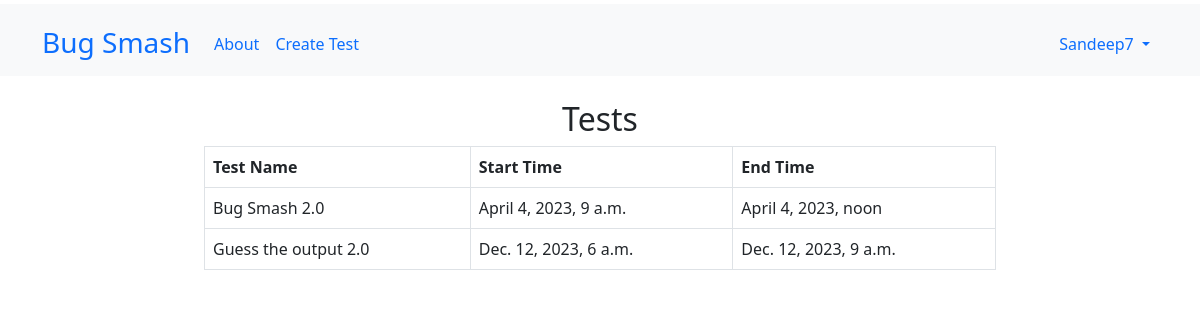
Screenshot of /tests (signed in) with the database file from the repository.
### core/models.py (models this page shows, shortened)
class AbstractUser(AbstractBaseUser, PermissionsMixin):
    username_validator = UnicodeUsernameValidator()
    username        = models.CharField(
                        _("Username"),
                        max_length=150,
                        unique=True,
                        help_text=_(
                            "Required. 150 characters or fewer. Letters, digits and @/./+/-/_ only."
                        ),
                        validators=[username_validator],
                        error_messages={
                            "unique": _("A user with that username already exists."),
                        },
                    )
    password        = models.CharField(_("password"), max_length=128)
    first_name      = models.CharField(_("first name"), max_length=150, blank=True)
    last_name       = models.CharField(_("last name"), max_length=150, blank=True)
    mobile_number   = models.CharField(
                        blank = False,
                        unique = True,
                        max_length = 10,
                        help_text = "Enter 10 digit phone number only"
                    )
    email           = models.EmailField(_("email address"), blank=True)
    college_name    = models.CharField(
                        max_length = 40
                    )
    department      = models.CharField(
                        blank = False,
                        max_length = 10,
                        help_text = "Enter in <b>Short form in Capital Letter</b>",
                    )
    year            = models.CharField(
                        max_length = 10,
                        choices = (
                            ("1st Year", "1st Year"),
                            ("2nd Year", "2nd Year"),
                            ("3rd Year", "3rd Year"),
                            ("4th Year", "4th Year"),
                        ),
                        default = "1st Year",
                    )
    transaction_ss  = models.ImageField(
                        _("Transaction Screenshort"),
                        upload_to = 'participant/transactions/screenshots'
                    )
    transaction_id  = models.CharField(
                        unique = True,
                        blank = False,
                        max_length = 30,
                    )
    date_joined     = models.DateTimeField(_("date joined"), default=timezone.now)
    is_staff        = models.BooleanField(
                        _("staff status"),
                        default=False,
                    )
    is_active       = models.BooleanField(
                        _("active"),
                        default= False,
                    )
    objects = UserManager()
    EMAIL_FIELD = "email"
    USERNAME_FIELD = "username"
    REQUIRED_FIELDS = ["email"]
    class Meta:
        verbose_name = _("user")
        verbose_name_plural = _("users")
        abstract = True

class User(AbstractUser):
    pass

class Test(models.Model):
    test_name       = models.CharField(
                        unique = True,
                        blank = False,
                        max_length = 20,
                        help_text = "give full abbrevation of your test",
                    )
    start_time      = models.DateTimeField(
                        verbose_name = "Test Starting time",
                        help_text = "Date time format YYYY-MM-DD HH-MM-SS"
                    )
    end_time        = models.DateTimeField(
                        verbose_name = "Test Ending time",
                        help_text = "Date time format YYYY-MM-DD HH-MM-SS"
                    )
    questions       = models.ManyToManyField(Question)

### core/views.py (the view)
# urls.py: path('<str:model_name>s', views.general_table_view, name = 'table-view'),
@admin_login_required
def general_table_view(request, model_name):
    gen_view = {
        'participant' : {
            'objects' : User.objects.filter(is_staff = False),
            'headers' : ['username', 'first_name', 'last_name', 'is_active', 'mobile_number', 'email', 'college_name', 'department', 'year', 'transaction_id'],
            'links'   : [
                            ('/participants/verify', "Verify Participant"),
                        ],
        },
        'question' : {
            'headers' : ['question_name', 'question_type', 'all_options', 'correct_options'],
            'objects' : Question.objects.all(),
            'links'   : [
                            (f"/question/add", "Upload Question"),
                        ]
        },
        'test' : {
            'headers' : ['test_name', 'start_time', 'end_time'],
            'objects' : Test.objects.all(),
            'links'   : [
                            (f"/test/add", "Create Test"),
                        ]
        }
    }
    return render(request, 'table.html', {
        'title' : f"{model_name.capitalize()}s",
        'headers' : [
                        " ".join([x.capitalize() for x in header.split('_')])  for header in gen_view[model_name]['headers']
                    ],
        'model_keys' : gen_view[model_name]['headers'],
        'data' : getFormattedData(gen_view[model_name]['objects'], gen_view[model_name]['headers']),
        'links' : gen_view[model_name]['links'],
    })

### core/helper.py (called while the page is built)
def getFormattedData(modelObjects, headers):
    data = []
    for modelObject in modelObjects:
        row = model_to_dict(modelObject)
        data.append([
            row[header] for header in headers
        ])
    return data

### templates/table.html (shortened to what this page needs)
{% extends 'base.html' %}
{% load crispy_forms_tags %}
{% block body %}
    <div class="row justify-content-center">
        <div class="col-8">
            <h2 class="text-center">{{ title }}</h2>
            <table class="table table-bordered table-hover">
                <tr class="">
                    {% for header in headers %}
                        <th scope="col">{{ header }}</th>
                    {% endfor %}
                </tr>
                {% for row in data %}
                    <tr class="">
                        {% for col in row %}
                            <td scope="col">{{ col }}</td>
                        {% endfor %}
                    </tr>
                {% endfor %}
            </table>
        </div>
    </div>
{% endblock body %}

### templates/nav.html (shortened to what this page needs)
<nav class="navbar navbar-expand-lg bg-light mb-4">
    <div class="container   ">
      <a class="navbar-brand fs-3" href="{% url 'home' %}">Bug Smash</a>
      <div class="collapse navbar-collapse" id="navbarSupportedContent">
        <ul class="navbar-nav me-auto mb-2 mb-lg-0">
          <li class="nav-item">
            <a class="nav-link active" aria-current="page" href="{% url 'home' %}">About</a>
          </li>
          {% if user.is_authenticated and user.is_staff %}
            {% for link, name in links %}
            <li class="nav-item">
              <a class="nav-link active" aria-current="page" href="{{ link }}">{{ name }}</a>
            </li>
            {% endfor %}
          {% endif %}
        </ul>
				{% if user.is_authenticated %}
					<ul class="navbar-nav mr-0 mb-2 mb-lg-0">
						<li class="nav-item dropdown">
							<a class="nav-link dropdown-toggle" href="#" role="button" data-bs-toggle="dropdown" aria-expanded="false">
								{{ user.username }}
							</a>
						</li>
					</ul>
        {% else %}
					<div class="form-inline my-2 my-lg-0">
						<a href="{% url 'login' %}" class="btn btn-outline-success">Login</a>
						<a href="{% url 'register' %}" class="btn btn-primary ml-3">Register</a>
					</div>
				{% endif %}
      </div>
    </div>
  </nav>

### rows the page displays
User: username "Sandeep7"
Test: row "Bug Smash 2.0" "April 4, 2023, 9 a.m." "April 4, 2023, noon"
Test: row "Guess the output 2.0" "Dec. 12, 2023, 6 a.m." "Dec. 12, 2023, 9 a.m."

### other values shown
{{ name }} "Create Test"
{{ title }} "Tests"
{{ header }} "Test Name" "Start Time" "End Time"
